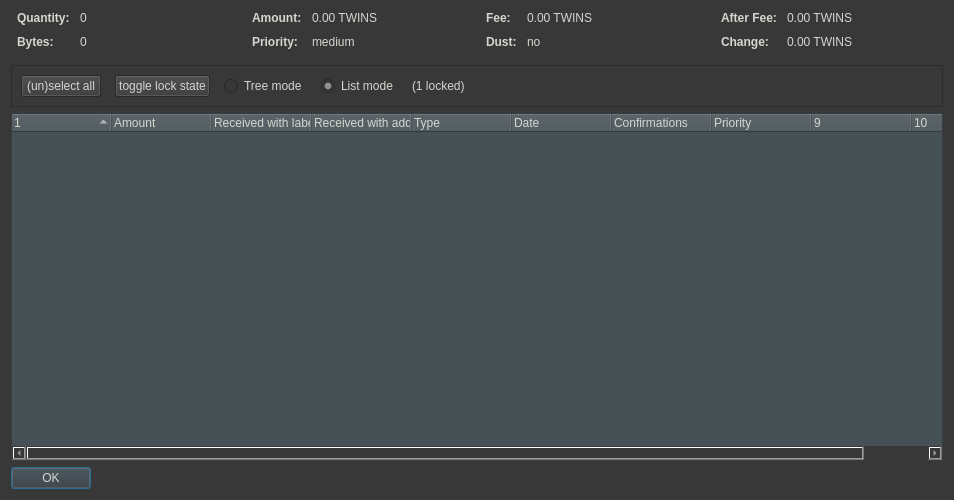
<?xml version="1.0" encoding="UTF-8"?>
<ui version="4.0">
 <class>CoinControlDialog</class>
 <widget class="QDialog" name="CoinControlDialog">
  <property name="geometry">
   <rect>
    <x>0</x>
    <y>0</y>
    <width>954</width>
    <height>500</height>
   </rect>
  </property>
  <property name="windowTitle">
   <string>Coin Selection</string>
  </property>
  <property name="styleSheet">
   <string notr="true">background-color:rgb(56, 56, 56);
color:rgb(211, 215, 207);</string>
  </property>
  <layout class="QVBoxLayout" name="verticalLayout">
   <item>
    <layout class="QHBoxLayout" name="horizontalLayoutTop" stretch="0,0,0,0">
     <property name="topMargin">
      <number>0</number>
     </property>
     <property name="bottomMargin">
      <number>10</number>
     </property>
     <item>
      <layout class="QFormLayout" name="formLayoutCoinControl1">
       <property name="horizontalSpacing">
        <number>10</number>
       </property>
       <property name="verticalSpacing">
        <number>10</number>
       </property>
       <property name="leftMargin">
        <number>6</number>
       </property>
       <property name="rightMargin">
        <number>6</number>
       </property>
       <item row="0" column="0">
        <widget class="QLabel" name="labelCoinControlQuantityText">
         <property name="font">
          <font>
           <weight>75</weight>
           <bold>true</bold>
          </font>
         </property>
         <property name="text">
          <string>Quantity:</string>
         </property>
        </widget>
       </item>
       <item row="0" column="1">
        <widget class="QLabel" name="labelCoinControlQuantity">
         <property name="cursor">
          <cursorShape>IBeamCursor</cursorShape>
         </property>
         <property name="contextMenuPolicy">
          <enum>Qt::ActionsContextMenu</enum>
         </property>
         <property name="text">
          <string notr="true">0</string>
         </property>
         <property name="textInteractionFlags">
          <set>Qt::LinksAccessibleByMouse|Qt::TextSelectableByKeyboard|Qt::TextSelectableByMouse</set>
         </property>
        </widget>
       </item>
       <item row="1" column="0">
        <widget class="QLabel" name="labelCoinControlBytesText">
         <property name="font">
          <font>
           <weight>75</weight>
           <bold>true</bold>
          </font>
         </property>
         <property name="text">
          <string>Bytes:</string>
         </property>
        </widget>
       </item>
       <item row="1" column="1">
        <widget class="QLabel" name="labelCoinControlBytes">
         <property name="cursor">
          <cursorShape>IBeamCursor</cursorShape>
         </property>
         <property name="contextMenuPolicy">
          <enum>Qt::ActionsContextMenu</enum>
         </property>
         <property name="text">
          <string notr="true">0</string>
         </property>
         <property name="textInteractionFlags">
          <set>Qt::LinksAccessibleByMouse|Qt::TextSelectableByKeyboard|Qt::TextSelectableByMouse</set>
         </property>
        </widget>
       </item>
      </layout>
     </item>
     <item>
      <layout class="QFormLayout" name="formLayoutCoinControl2">
       <property name="horizontalSpacing">
        <number>10</number>
       </property>
       <property name="verticalSpacing">
        <number>10</number>
       </property>
       <property name="leftMargin">
        <number>6</number>
       </property>
       <property name="rightMargin">
        <number>6</number>
       </property>
       <item row="0" column="0">
        <widget class="QLabel" name="labelCoinControlAmountText">
         <property name="font">
          <font>
           <weight>75</weight>
           <bold>true</bold>
          </font>
         </property>
         <property name="text">
          <string>Amount:</string>
         </property>
        </widget>
       </item>
       <item row="0" column="1">
        <widget class="QLabel" name="labelCoinControlAmount">
         <property name="cursor">
          <cursorShape>IBeamCursor</cursorShape>
         </property>
         <property name="contextMenuPolicy">
          <enum>Qt::ActionsContextMenu</enum>
         </property>
         <property name="text">
          <string notr="true">0.00 TWINS</string>
         </property>
         <property name="textInteractionFlags">
          <set>Qt::LinksAccessibleByMouse|Qt::TextSelectableByKeyboard|Qt::TextSelectableByMouse</set>
         </property>
        </widget>
       </item>
       <item row="1" column="0">
        <widget class="QLabel" name="labelCoinControlPriorityText">
         <property name="font">
          <font>
           <weight>75</weight>
           <bold>true</bold>
          </font>
         </property>
         <property name="text">
          <string>Priority:</string>
         </property>
        </widget>
       </item>
       <item row="1" column="1">
        <widget class="QLabel" name="labelCoinControlPriority">
         <property name="cursor">
          <cursorShape>IBeamCursor</cursorShape>
         </property>
         <property name="contextMenuPolicy">
          <enum>Qt::ActionsContextMenu</enum>
         </property>
         <property name="text">
          <string>medium</string>
         </property>
         <property name="textInteractionFlags">
          <set>Qt::LinksAccessibleByMouse|Qt::TextSelectableByKeyboard|Qt::TextSelectableByMouse</set>
         </property>
        </widget>
       </item>
      </layout>
     </item>
     <item>
      <layout class="QFormLayout" name="formLayoutCoinControl3">
       <property name="horizontalSpacing">
        <number>10</number>
       </property>
       <property name="verticalSpacing">
        <number>10</number>
       </property>
       <property name="leftMargin">
        <number>6</number>
       </property>
       <property name="rightMargin">
        <number>6</number>
       </property>
       <item row="0" column="0">
        <widget class="QLabel" name="labelCoinControlFeeText">
         <property name="font">
          <font>
           <weight>75</weight>
           <bold>true</bold>
          </font>
         </property>
         <property name="text">
          <string>Fee:</string>
         </property>
        </widget>
       </item>
       <item row="0" column="1">
        <widget class="QLabel" name="labelCoinControlFee">
         <property name="cursor">
          <cursorShape>IBeamCursor</cursorShape>
         </property>
         <property name="contextMenuPolicy">
          <enum>Qt::ActionsContextMenu</enum>
         </property>
         <property name="text">
          <string notr="true">0.00 TWINS</string>
         </property>
         <property name="textInteractionFlags">
          <set>Qt::LinksAccessibleByMouse|Qt::TextSelectableByKeyboard|Qt::TextSelectableByMouse</set>
         </property>
        </widget>
       </item>
       <item row="1" column="0">
        <widget class="QLabel" name="labelCoinControlLowOutputText">
         <property name="enabled">
          <bool>false</bool>
         </property>
         <property name="font">
          <font>
           <weight>75</weight>
           <bold>true</bold>
          </font>
         </property>
         <property name="text">
          <string>Dust:</string>
         </property>
        </widget>
       </item>
       <item row="1" column="1">
        <widget class="QLabel" name="labelCoinControlLowOutput">
         <property name="enabled">
          <bool>false</bool>
         </property>
         <property name="cursor">
          <cursorShape>IBeamCursor</cursorShape>
         </property>
         <property name="contextMenuPolicy">
          <enum>Qt::ActionsContextMenu</enum>
         </property>
         <property name="text">
          <string>no</string>
         </property>
         <property name="textInteractionFlags">
          <set>Qt::LinksAccessibleByMouse|Qt::TextSelectableByKeyboard|Qt::TextSelectableByMouse</set>
         </property>
        </widget>
       </item>
      </layout>
     </item>
     <item>
      <layout class="QFormLayout" name="formLayoutCoinControl4">
       <property name="horizontalSpacing">
        <number>10</number>
       </property>
       <property name="verticalSpacing">
        <number>10</number>
       </property>
       <property name="leftMargin">
        <number>6</number>
       </property>
       <property name="rightMargin">
        <number>6</number>
       </property>
       <item row="0" column="0">
        <widget class="QLabel" name="labelCoinControlAfterFeeText">
         <property name="font">
          <font>
           <weight>75</weight>
           <bold>true</bold>
          </font>
         </property>
         <property name="text">
          <string>After Fee:</string>
         </property>
        </widget>
       </item>
       <item row="0" column="1">
        <widget class="QLabel" name="labelCoinControlAfterFee">
         <property name="cursor">
          <cursorShape>IBeamCursor</cursorShape>
         </property>
         <property name="contextMenuPolicy">
          <enum>Qt::ActionsContextMenu</enum>
         </property>
         <property name="text">
          <string notr="true">0.00 TWINS</string>
         </property>
         <property name="textInteractionFlags">
          <set>Qt::LinksAccessibleByMouse|Qt::TextSelectableByKeyboard|Qt::TextSelectableByMouse</set>
         </property>
        </widget>
       </item>
       <item row="1" column="0">
        <widget class="QLabel" name="labelCoinControlChangeText">
         <property name="enabled">
          <bool>false</bool>
         </property>
         <property name="font">
          <font>
           <weight>75</weight>
           <bold>true</bold>
          </font>
         </property>
         <property name="text">
          <string>Change:</string>
         </property>
        </widget>
       </item>
       <item row="1" column="1">
        <widget class="QLabel" name="labelCoinControlChange">
         <property name="enabled">
          <bool>false</bool>
         </property>
         <property name="cursor">
          <cursorShape>IBeamCursor</cursorShape>
         </property>
         <property name="contextMenuPolicy">
          <enum>Qt::ActionsContextMenu</enum>
         </property>
         <property name="text">
          <string notr="true">0.00 TWINS</string>
         </property>
         <property name="textInteractionFlags">
          <set>Qt::LinksAccessibleByMouse|Qt::TextSelectableByKeyboard|Qt::TextSelectableByMouse</set>
         </property>
        </widget>
       </item>
      </layout>
     </item>
    </layout>
   </item>
   <item>
    <widget class="QFrame" name="frame">
     <property name="minimumSize">
      <size>
       <width>0</width>
       <height>40</height>
      </size>
     </property>
     <property name="frameShape">
      <enum>QFrame::StyledPanel</enum>
     </property>
     <property name="frameShadow">
      <enum>QFrame::Sunken</enum>
     </property>
     <layout class="QHBoxLayout" name="horizontalLayout">
      <item>
       <layout class="QHBoxLayout" name="horizontalLayoutPanel" stretch="0,0,0,0,0,0">
        <property name="spacing">
         <number>14</number>
        </property>
        <item>
         <widget class="QPushButton" name="pushButtonSelectAll">
          <property name="sizePolicy">
           <sizepolicy hsizetype="Maximum" vsizetype="Fixed">
            <horstretch>0</horstretch>
            <verstretch>0</verstretch>
           </sizepolicy>
          </property>
          <property name="text">
           <string>(un)select all</string>
          </property>
          <property name="autoDefault">
           <bool>false</bool>
          </property>
         </widget>
        </item>
        <item>
         <widget class="QPushButton" name="pushButtonToggleLock">
          <property name="sizePolicy">
           <sizepolicy hsizetype="Maximum" vsizetype="Fixed">
            <horstretch>0</horstretch>
            <verstretch>0</verstretch>
           </sizepolicy>
          </property>
          <property name="text">
           <string>toggle lock state</string>
          </property>
          <property name="autoDefault">
           <bool>false</bool>
          </property>
         </widget>
        </item>
        <item>
         <widget class="QRadioButton" name="radioTreeMode">
          <property name="sizePolicy">
           <sizepolicy hsizetype="Maximum" vsizetype="Fixed">
            <horstretch>0</horstretch>
            <verstretch>0</verstretch>
           </sizepolicy>
          </property>
          <property name="text">
           <string>Tree mode</string>
          </property>
         </widget>
        </item>
        <item>
         <widget class="QRadioButton" name="radioListMode">
          <property name="sizePolicy">
           <sizepolicy hsizetype="Maximum" vsizetype="Fixed">
            <horstretch>0</horstretch>
            <verstretch>0</verstretch>
           </sizepolicy>
          </property>
          <property name="text">
           <string>List mode</string>
          </property>
          <property name="checked">
           <bool>true</bool>
          </property>
         </widget>
        </item>
        <item>
         <widget class="QLabel" name="labelLocked">
          <property name="text">
           <string>(1 locked)</string>
          </property>
         </widget>
        </item>
        <item>
         <spacer name="horizontalSpacer">
          <property name="orientation">
           <enum>Qt::Horizontal</enum>
          </property>
          <property name="sizeHint" stdset="0">
           <size>
            <width>40</width>
            <height>20</height>
           </size>
          </property>
         </spacer>
        </item>
       </layout>
      </item>
     </layout>
    </widget>
   </item>
   <item>
    <widget class="CoinControlTreeWidget" name="treeWidget">
     <property name="contextMenuPolicy">
      <enum>Qt::CustomContextMenu</enum>
     </property>
     <property name="styleSheet">
      <string notr="true">background-color:rgb(70, 81, 86);
color:rgb(211, 215, 207);</string>
     </property>
     <property name="sortingEnabled">
      <bool>false</bool>
     </property>
     <property name="columnCount">
      <number>10</number>
     </property>
     <attribute name="headerShowSortIndicator" stdset="0">
      <bool>true</bool>
     </attribute>
     <attribute name="headerStretchLastSection">
      <bool>false</bool>
     </attribute>
     <column>
      <property name="text">
       <string/>
      </property>
     </column>
     <column>
      <property name="text">
       <string>Amount</string>
      </property>
     </column>
     <column>
      <property name="text">
       <string>Received with label</string>
      </property>
     </column>
     <column>
      <property name="text">
       <string>Received with address</string>
      </property>
     </column>
     <column>
      <property name="text">
       <string>Type</string>
      </property>
     </column>
     <column>
      <property name="text">
       <string>Date</string>
      </property>
     </column>
     <column>
      <property name="text">
       <string>Confirmations</string>
      </property>
      <property name="toolTip">
       <string>Confirmed</string>
      </property>
     </column>
     <column>
      <property name="text">
       <string>Priority</string>
      </property>
     </column>
     <column>
      <property name="text">
       <string/>
      </property>
     </column>
     <column>
      <property name="text">
       <string/>
      </property>
     </column>
    </widget>
   </item>
   <item>
    <widget class="QDialogButtonBox" name="buttonBox">
     <property name="sizePolicy">
      <sizepolicy hsizetype="Maximum" vsizetype="Fixed">
       <horstretch>0</horstretch>
       <verstretch>0</verstretch>
      </sizepolicy>
     </property>
     <property name="orientation">
      <enum>Qt::Horizontal</enum>
     </property>
     <property name="standardButtons">
      <set>QDialogButtonBox::Ok</set>
     </property>
    </widget>
   </item>
  </layout>
 </widget>
 <customwidgets>
  <customwidget>
   <class>CoinControlTreeWidget</class>
   <extends>QTreeWidget</extends>
   <header>qt/coincontroltreewidget.h</header>
  </customwidget>
 </customwidgets>
 <resources/>
 <connections/>
</ui>
